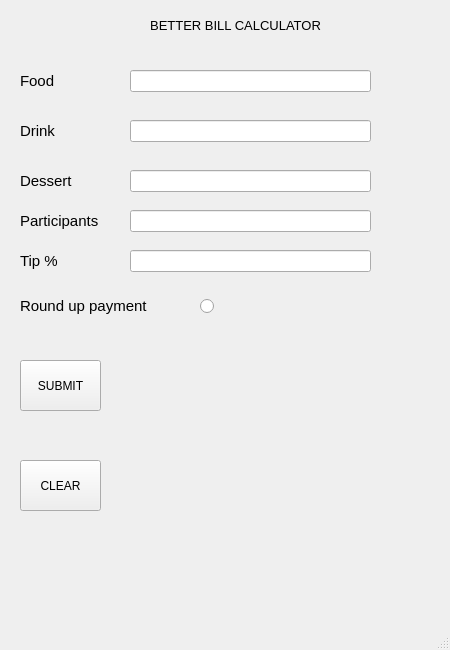
<?xml version="1.0" encoding="UTF-8"?>
<ui version="4.0">
 <class>MainWindow</class>
 <widget class="QMainWindow" name="MainWindow">
  <property name="geometry">
   <rect>
    <x>0</x>
    <y>0</y>
    <width>450</width>
    <height>650</height>
   </rect>
  </property>
  <property name="minimumSize">
   <size>
    <width>450</width>
    <height>650</height>
   </size>
  </property>
  <property name="maximumSize">
   <size>
    <width>450</width>
    <height>650</height>
   </size>
  </property>
  <property name="windowTitle">
   <string>Better Bill Calculator </string>
  </property>
  <widget class="QWidget" name="centralwidget">
   <widget class="QLabel" name="label_bill">
    <property name="geometry">
     <rect>
      <x>120</x>
      <y>-10</y>
      <width>231</width>
      <height>71</height>
     </rect>
    </property>
    <property name="font">
     <font>
      <pointsize>10</pointsize>
      <weight>50</weight>
      <bold>false</bold>
     </font>
    </property>
    <property name="frameShape">
     <enum>QFrame::NoFrame</enum>
    </property>
    <property name="text">
     <string>BETTER BILL CALCULATOR</string>
    </property>
    <property name="alignment">
     <set>Qt::AlignCenter</set>
    </property>
   </widget>
   <widget class="QLabel" name="label_food">
    <property name="geometry">
     <rect>
      <x>20</x>
      <y>50</y>
      <width>81</width>
      <height>61</height>
     </rect>
    </property>
    <property name="font">
     <font>
      <pointsize>11</pointsize>
      <weight>50</weight>
      <bold>false</bold>
     </font>
    </property>
    <property name="text">
     <string>Food</string>
    </property>
   </widget>
   <widget class="QLineEdit" name="lineEdit_food">
    <property name="geometry">
     <rect>
      <x>130</x>
      <y>70</y>
      <width>241</width>
      <height>22</height>
     </rect>
    </property>
    <property name="alignment">
     <set>Qt::AlignRight|Qt::AlignTrailing|Qt::AlignVCenter</set>
    </property>
   </widget>
   <widget class="QLabel" name="label_drink">
    <property name="geometry">
     <rect>
      <x>20</x>
      <y>100</y>
      <width>81</width>
      <height>61</height>
     </rect>
    </property>
    <property name="font">
     <font>
      <pointsize>11</pointsize>
      <weight>50</weight>
      <bold>false</bold>
     </font>
    </property>
    <property name="text">
     <string>Drink</string>
    </property>
   </widget>
   <widget class="QLabel" name="label_dessert">
    <property name="geometry">
     <rect>
      <x>20</x>
      <y>150</y>
      <width>81</width>
      <height>61</height>
     </rect>
    </property>
    <property name="font">
     <font>
      <pointsize>11</pointsize>
      <weight>50</weight>
      <bold>false</bold>
     </font>
    </property>
    <property name="text">
     <string>Dessert</string>
    </property>
   </widget>
   <widget class="QLineEdit" name="lineEdit_drink">
    <property name="geometry">
     <rect>
      <x>130</x>
      <y>120</y>
      <width>241</width>
      <height>22</height>
     </rect>
    </property>
    <property name="alignment">
     <set>Qt::AlignRight|Qt::AlignTrailing|Qt::AlignVCenter</set>
    </property>
   </widget>
   <widget class="QLineEdit" name="lineEdit_dessert">
    <property name="geometry">
     <rect>
      <x>130</x>
      <y>170</y>
      <width>241</width>
      <height>22</height>
     </rect>
    </property>
    <property name="alignment">
     <set>Qt::AlignRight|Qt::AlignTrailing|Qt::AlignVCenter</set>
    </property>
   </widget>
   <widget class="QLabel" name="label_tip">
    <property name="geometry">
     <rect>
      <x>20</x>
      <y>230</y>
      <width>81</width>
      <height>61</height>
     </rect>
    </property>
    <property name="font">
     <font>
      <pointsize>11</pointsize>
      <weight>50</weight>
      <bold>false</bold>
     </font>
    </property>
    <property name="text">
     <string>Tip %</string>
    </property>
   </widget>
   <widget class="QPushButton" name="pushButton_submit">
    <property name="geometry">
     <rect>
      <x>20</x>
      <y>360</y>
      <width>81</width>
      <height>51</height>
     </rect>
    </property>
    <property name="text">
     <string>SUBMIT</string>
    </property>
   </widget>
   <widget class="QPushButton" name="pushButton_clear">
    <property name="geometry">
     <rect>
      <x>20</x>
      <y>460</y>
      <width>81</width>
      <height>51</height>
     </rect>
    </property>
    <property name="text">
     <string>CLEAR</string>
    </property>
   </widget>
   <widget class="QLabel" name="label_summary">
    <property name="geometry">
     <rect>
      <x>160</x>
      <y>340</y>
      <width>261</width>
      <height>231</height>
     </rect>
    </property>
    <property name="font">
     <font>
      <pointsize>11</pointsize>
     </font>
    </property>
    <property name="autoFillBackground">
     <bool>false</bool>
    </property>
    <property name="text">
     <string/>
    </property>
   </widget>
   <widget class="QLabel" name="lable_participants">
    <property name="geometry">
     <rect>
      <x>20</x>
      <y>190</y>
      <width>111</width>
      <height>61</height>
     </rect>
    </property>
    <property name="font">
     <font>
      <pointsize>11</pointsize>
      <weight>50</weight>
      <bold>false</bold>
     </font>
    </property>
    <property name="text">
     <string>Participants</string>
    </property>
   </widget>
   <widget class="QRadioButton" name="radioButton_round_up">
    <property name="geometry">
     <rect>
      <x>200</x>
      <y>296</y>
      <width>95</width>
      <height>20</height>
     </rect>
    </property>
    <property name="font">
     <font>
      <pointsize>11</pointsize>
     </font>
    </property>
    <property name="text">
     <string/>
    </property>
    <property name="checked">
     <bool>false</bool>
    </property>
   </widget>
   <widget class="QLabel" name="label_round_up">
    <property name="geometry">
     <rect>
      <x>20</x>
      <y>280</y>
      <width>161</width>
      <height>51</height>
     </rect>
    </property>
    <property name="font">
     <font>
      <pointsize>11</pointsize>
      <weight>50</weight>
      <bold>false</bold>
     </font>
    </property>
    <property name="text">
     <string>Round up payment</string>
    </property>
   </widget>
   <widget class="QLineEdit" name="lineEdit_participants">
    <property name="geometry">
     <rect>
      <x>130</x>
      <y>210</y>
      <width>241</width>
      <height>22</height>
     </rect>
    </property>
    <property name="alignment">
     <set>Qt::AlignRight|Qt::AlignTrailing|Qt::AlignVCenter</set>
    </property>
   </widget>
   <widget class="QLineEdit" name="lineEdit_tip">
    <property name="geometry">
     <rect>
      <x>130</x>
      <y>250</y>
      <width>241</width>
      <height>22</height>
     </rect>
    </property>
    <property name="alignment">
     <set>Qt::AlignRight|Qt::AlignTrailing|Qt::AlignVCenter</set>
    </property>
   </widget>
  </widget>
  <widget class="QMenuBar" name="menubar">
   <property name="geometry">
    <rect>
     <x>0</x>
     <y>0</y>
     <width>450</width>
     <height>26</height>
    </rect>
   </property>
  </widget>
  <widget class="QStatusBar" name="statusbar"/>
 </widget>
 <resources/>
 <connections/>
 <buttongroups>
  <buttongroup name="buttonGroup_tip"/>
  <buttongroup name="buttonGroup_participants"/>
 </buttongroups>
</ui>
